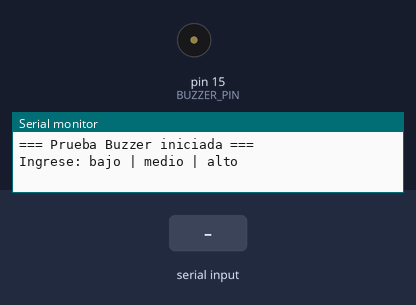
This program was run on a simulated Arduino Uno, built with avr-gcc and run on an emulated ATmega328P. Shown: buzzer (waves = sounding), the last lines printed to the serial monitor. The test bench sets the inputs (shaded band).

Above: at 1.2 s.
1.3 s: "bajo\n" received over Serial
At 2.24 s:
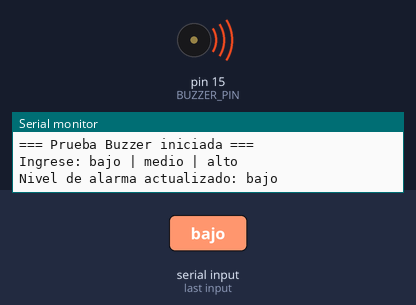
4.3 s: "medio\n" received over Serial
6.7 s: "alto\n" received over Serial
8.9 s: "1\n" received over Serial
At 10.0 s:
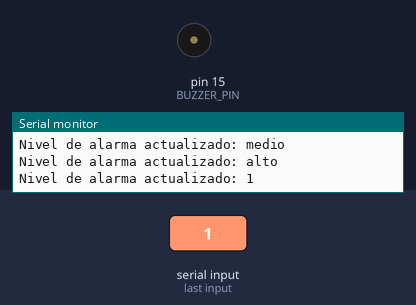
Timing chart, 0 to 11.4 s (numbered marks = the images above; inputs shaded):
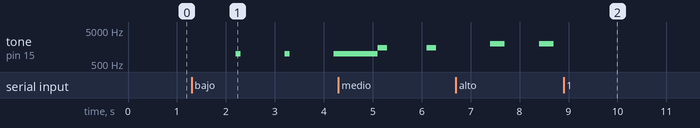

Measured:
- after the input at 1.3 s, tone on pin 15 (BUZZER_PIN): alternates 1000 Hz for 0.10 s and silent for 0.90 s, starting after 0.90 s
- after the input at 8.9 s, tone on pin 15 (BUZZER_PIN): stops changing and stays silent

The program:

main.cpp
```cpp
#include <Arduino.h>
#include "buzzer.h"

static const uint8_t BUZZER_PIN = 15;

Buzzer buzzer(BUZZER_PIN);
AlarmLevel currentLevel = A_NONE;

void setup() {
  Serial.begin(115200);
  while (!Serial);

  buzzer.begin();
  buzzer.setLevel(currentLevel);
  Serial.println("=== Prueba Buzzer iniciada ===");
  Serial.println("Ingrese: bajo | medio | alto");
}

void loop() {
  // 1) Actualizo estado del buzzer
  buzzer.update();

  // 2) Verifico si hay datos en el puerto serial
  if (Serial.available()) {
    String input = Serial.readStringUntil('\n');
    input.trim();  // Elimina espacios y saltos de línea

    // 3) Actualizo el nivel de alarma según la entrada por consola
    if (input.equalsIgnoreCase("bajo")) {
      currentLevel = A_LOW;
    } else if (input.equalsIgnoreCase("medio")) {
      currentLevel = A_MEDIUM;
    } else if (input.equalsIgnoreCase("alto")) {
      currentLevel = A_HIGH;
    } else {
      currentLevel = A_NONE;
    }

    buzzer.setLevel(currentLevel);
    Serial.print("Nivel de alarma actualizado: ");
    Serial.println(input);
  }
}
```
